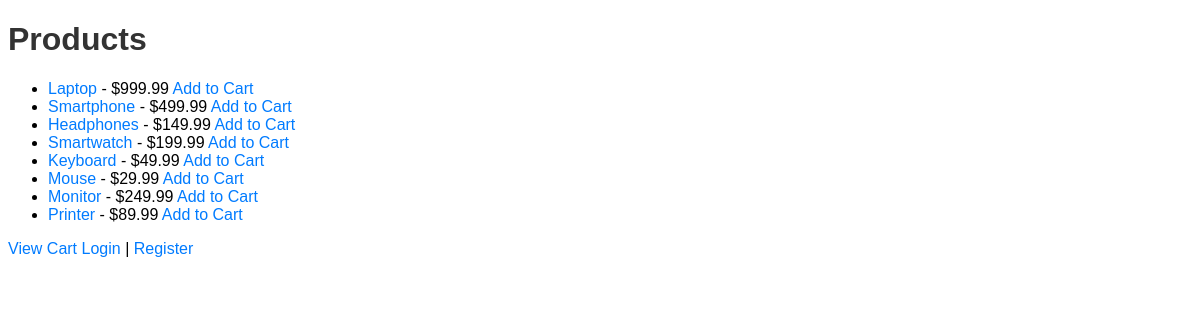
The page / on the database its author committed.
### models.py (models this page shows)
class Product(db.Model):
    id = db.Column(db.Integer, primary_key=True)
    name = db.Column(db.String(100), nullable=False)
    price = db.Column(db.Float, nullable=False)

### app.py (the view)
@app.route('/')
def index():
    products = Product.query.all()
    return render_template('index.html', products=products)

### templates/index.html (shortened to what this page needs)
<!DOCTYPE html>
<html lang="en">
<head>
    <link rel="stylesheet" href="{{ url_for('static', filename='style.css') }}">
</head>
<body>
    <h1>Products</h1>
    <ul>
        {% for product in products %}
        <li>
            <a href="{{ url_for('product', product_id=product.id) }}">{{ product.name }}</a> - ${{ product.price }}
            <a href="{{ url_for('add_to_cart', product_id=product.id) }}">Add to Cart</a>
        </li>
        {% endfor %}
    </ul>
    <a href="{{ url_for('cart') }}">View Cart</a>
    {% if current_user.is_authenticated %}
        <a href="{{ url_for('logout') }}">Logout</a>
    {% else %}
        <a href="{{ url_for('login') }}">Login</a> | <a href="{{ url_for('register') }}">Register</a>
    {% endif %}
</body>
</html>

### static/style.css (style rules this page uses)
body { font-family: Arial, sans-serif; }
h1 { color: #333; }
a { color: #007bff; text-decoration: none; }

### rows shown on the page
Product: name "Laptop", price "999.99"
Product: name "Smartphone", price "499.99"
Product: name "Headphones", price "149.99"
Product: name "Smartwatch", price "199.99"
Product: name "Keyboard", price "49.99"
Product: name "Mouse", price "29.99"
Product: name "Monitor", price "249.99"
Product: name "Printer", price "89.99"
